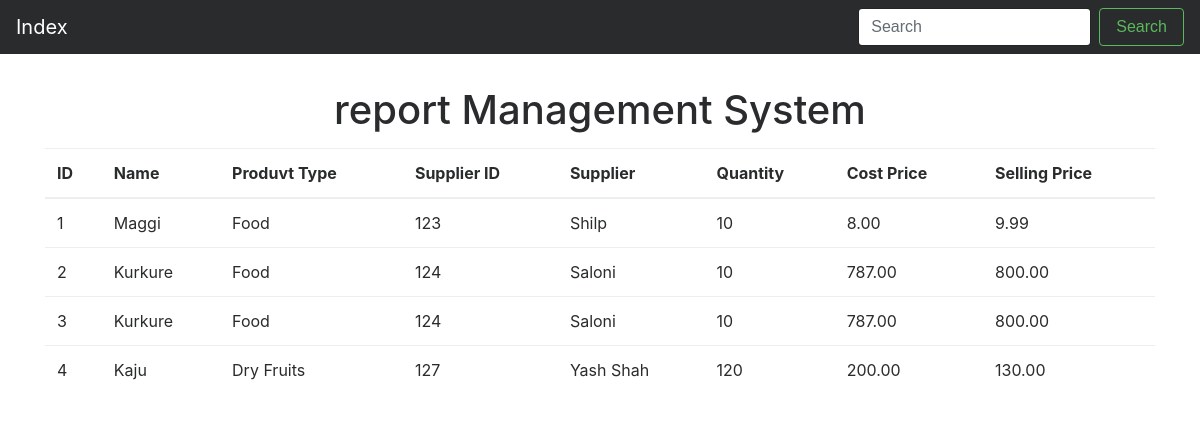
/report/stockindex/, run on an earlier commit of the app's database.
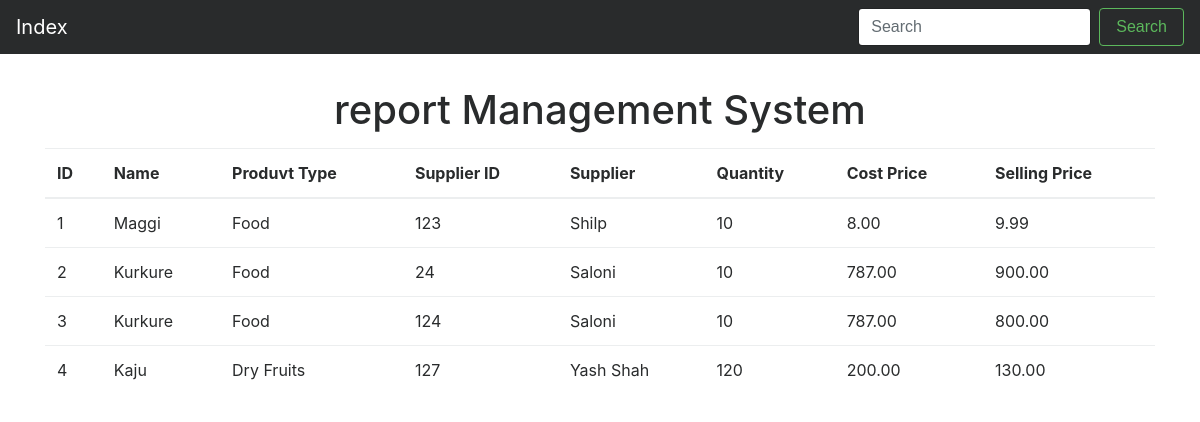
And on a later commit of the database.
### business/models.py (models this page shows)
class Stock(models.Model):
    name=models.CharField(max_length=100)
    ptype=models.CharField(max_length=100)
    dealer_name=models.CharField(max_length=200)
    dealer_id=models.PositiveIntegerField()
    quantity=models.PositiveIntegerField()
    cost_price=models.DecimalField(max_digits=13,decimal_places=2)
    selling_price=models.DecimalField(max_digits=13,decimal_places=2)

### report/views.py (the view)
# urls.py: path('stockindex/',views.stockindex,name="index"),
def stockindex(request):
    products = Stock.objects.all()
    context = {'products': products}
    return render(request, 'report/index.html', context)

### report/templates/report/index.html
{% extends 'report/base.html' %}
{% block content %}
    <table class="table table-hover">
        <thead>
        <tr>
            <th> ID</th>
            <th> Name</th>
            <th>Produvt Type</th>
            <th>Supplier ID</th>
            <th>Supplier</th>
            <th>Quantity </th>
            <th>Cost Price </th>
            <th>Selling Price </th>
        </tr>
        </thead>
        <tbody>
        {% for product in products %}
            <tr>
                <td>{{product.pk}}</td>
                <td>{{ product.name }}</td>
                <td>{{ product.ptype }}</td>
                <td>{{ product.dealer_id }}</td>
                <td>{{ product.dealer_name }}</td>
                <td>{{ product.quantity }}</td>
                <td>{{ product.cost_price }}</td>
                <td>{{ product.selling_price }}</td>
            </tr>
        {% endfor %}
        </tbody>
    </table>
{% endblock %}

What changed in the data, as far as the page shows it:
changed Stock id 2: dealer_id "124" → "24"; selling_price "800.00" → "900.00"
